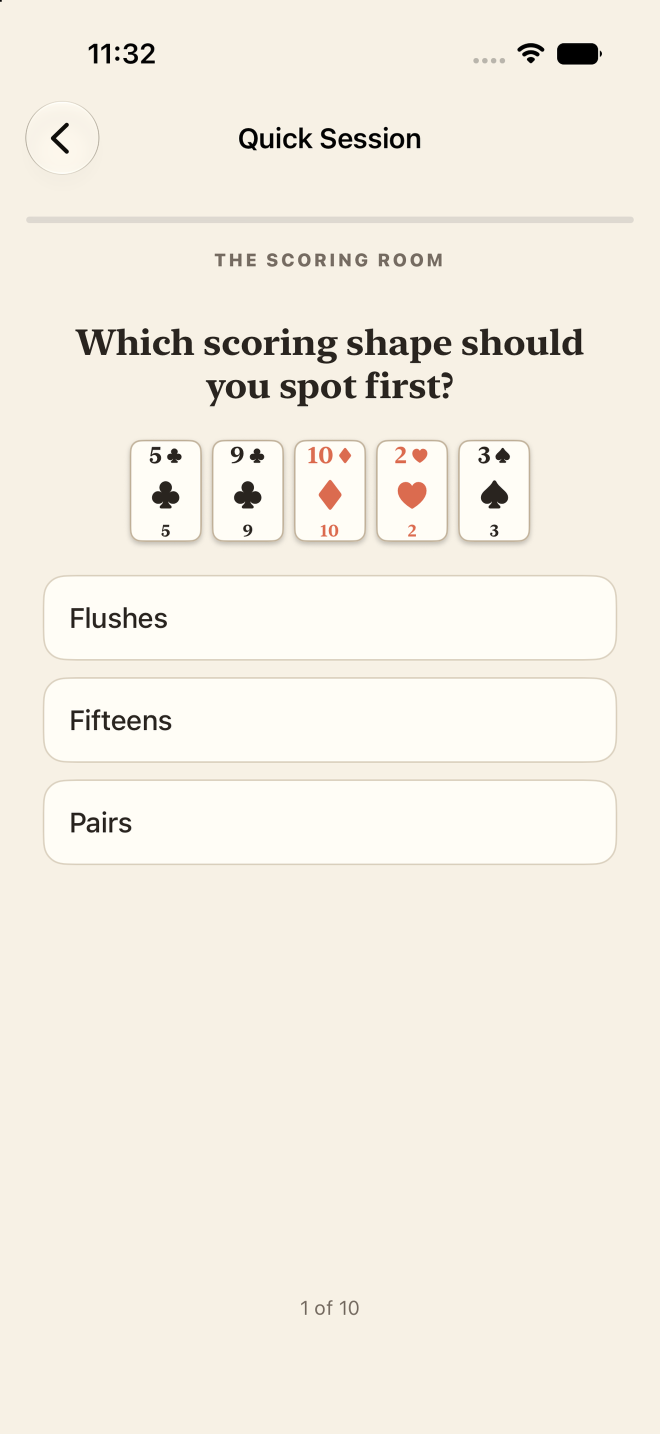
#> input picture scripts/screenshot_raw/01-quicksession.png, 1320 x 2868 px (shown at 1/2 size)
$ python appstore_screenshot_compositor.py
#> lines starting #> are read from the running program, lines starting #| are printed output that depends on the picture; after the words box and inside, x2 and y2 are one past the last pixel; in counts of white or black regions, pixels touching at a corner belong together
#!/usr/bin/env python3
"""Composite raw simulator captures into on-brand App Store screenshots.

Reads the raw 1320x2868 6.9" captures in scripts/screenshot_raw/, draws a
warm cream + jade frame matching CribbageTrainer/Utilities/Theme.swift (serif
display headline, room-accent eyebrow + rule, faint club watermark), and
writes finals to fastlane/screenshots/en-US/ at exactly 1320x2868 using
fastlane naming (01_....png ... 06_....png).

Usage: python3 scripts/appstore_screenshot_compositor.py
"""

from __future__ import annotations

import math
from dataclasses import dataclass
from pathlib import Path

from PIL import Image, ImageDraw, ImageFilter, ImageFont

ROOT = Path(__file__).resolve().parent.parent
RAW_DIR = ROOT / "scripts" / "screenshot_raw"
OUT_DIR = ROOT / "fastlane" / "screenshots" / "en-US"

CANVAS_W, CANVAS_H = 1320, 2868

# MARK: - Theme (mirrors CribbageTrainer/Utilities/Theme.swift light-mode values)

CREAM = (247, 241, 230)
CREAM_DEEP = (240, 231, 214)  # bottom-of-gradient tone, same hue family
CARD = (255, 252, 246)
RULE = (219, 209, 191)
INK = (41, 36, 31)
INK_SECONDARY = (112, 102, 92)

JADE = (23, 107, 92)
CORAL = (219, 107, 79)
GOLD = (194, 145, 46)
PLUM = (122, 71, 133)

NEWYORK = "/System/Library/Fonts/NewYork.ttf"
SFNS = "/System/Library/Fonts/SFNS.ttf"
CJK = "/System/Library/Fonts/SFNS.ttf"

WATERMARK_GLYPH = "♣"  # same glyph CribbageCardFace uses


def serif(size: int, weight: str = "Bold") -> ImageFont.FreeTypeFont:
    f = ImageFont.truetype(NEWYORK, size)
    try:
        f.set_variation_by_name(weight)
    except Exception:
        pass
    return f


def sans(size: int, weight: str = "Semibold") -> ImageFont.FreeTypeFont:
    f = ImageFont.truetype(SFNS, size)
    try:
        f.set_variation_by_name(weight)
    except Exception:
        pass
    return f


def cjk_font(size: int) -> ImageFont.FreeTypeFont:
    return ImageFont.truetype(CJK, size)


@dataclass
class Shot:
    raw: str
    out: str
    eyebrow: str
    headline: str
    accent: tuple


SHOTS = [
    Shot(
        raw="01-quicksession.png",
        out="01_quick_session.png",
        eyebrow="GET STARTED",
        headline="Practice between games",
        accent=JADE,
    ),
    Shot(
        raw="02-handmatch.png",
        out="02_hand_match.png",
        eyebrow="THE SCORING ROOM",
        headline="Read the hand, name the scoring shape",
        accent=CORAL,
    ),
    Shot(
        raw="03-keepdiscard.png",
        out="03_keep_discard.png",
        eyebrow="THE DISCARD ROOM",
        headline="Make the call, learn the why",
        accent=GOLD,
    ),
    Shot(
        raw="04-pegging.png",
        out="04_pegging_room.png",
        eyebrow="THE PEGGING ROOM",
        headline="Find the right play on the count",
        accent=PLUM,
    ),
    Shot(
        raw="05-home.png",
        out="05_home.png",
        eyebrow="CRIBBAGE",
        headline="Five minutes a day. It sticks.",
        accent=JADE,
    ),
    Shot(
        raw="06-cardroom.png",
        out="06_card_room.png",
        eyebrow="THE CARD ROOM",
        headline="Meet every card",
        accent=JADE,
    ),
]

# MARK: - Layout

TOP_MARGIN = 118
EYEBROW_SIZE = 32
HEADLINE_SIZE = 96
HEADLINE_LINE_HEIGHT = 112
HEADLINE_MAX_WIDTH = CANVAS_W - 2 * 130
HEADLINE_MAX_LINES = 2  # every headline in SHOTS wraps to <= 2 lines at this size

# The headline block always reserves space for HEADLINE_MAX_LINES so the rule
# and screenshot land in the same place regardless of a given headline's
# actual line count (1-line headlines are vertically centered in the slot).
_HEADLINE_TOP = TOP_MARGIN + 74
_HEADLINE_BLOCK_BOTTOM = _HEADLINE_TOP + HEADLINE_MAX_LINES * HEADLINE_LINE_HEIGHT
_RULE_Y = _HEADLINE_BLOCK_BOTTOM + 22

BOTTOM_MARGIN = 64
SCREENSHOT_TOP = _RULE_Y + 6 + 46
SCREENSHOT_CORNER = 72
SCREENSHOT_BORDER = 3
SCREENSHOT_H = CANVAS_H - BOTTOM_MARGIN - SCREENSHOT_TOP
SCREENSHOT_W = round(SCREENSHOT_H * (1320 / 2868))
SIDE_MARGIN = (CANVAS_W - SCREENSHOT_W) // 2


def rounded_mask(size: tuple, radius: int) -> Image.Image:
    mask = Image.new("L", size, 0)
    d = ImageDraw.Draw(mask)
    d.rounded_rectangle([(0, 0), (size[0] - 1, size[1] - 1)], radius=radius, fill=255)
    return mask


def wrap_headline(text: str, font: ImageFont.FreeTypeFont, max_width: int, draw: ImageDraw.ImageDraw) -> list:
    words = text.split()
    lines, current = [], []
    for word in words:
        trial = " ".join(current + [word])
        if draw.textlength(trial, font=font) <= max_width or not current:
            current.append(word)
        else:
            lines.append(" ".join(current))
            current = [word]
    if current:
        lines.append(" ".join(current))
    return lines


def draw_background(img: Image.Image, accent: tuple) -> None:
    """Warm cream vertical gradient + a faint room-accent glow behind the
    headline zone, plus the cribbage-card watermark glyph bottom-right."""
#> called with accent = (23, 107, 92)
    draw = ImageDraw.Draw(img, "RGBA")
    for y in range(CANVAS_H):
        t = y / CANVAS_H
        r = round(CREAM[0] + (CREAM_DEEP[0] - CREAM[0]) * t)
        g = round(CREAM[1] + (CREAM_DEEP[1] - CREAM[1]) * t)
        b = round(CREAM[2] + (CREAM_DEEP[2] - CREAM[2]) * t)
        draw.line([(0, y), (CANVAS_W, y)], fill=(r, g, b))

    # Soft accent glow centered on the headline zone.
    glow_r = 900
    glow = Image.new("RGBA", (glow_r * 2, glow_r * 2), (0, 0, 0, 0))
#> glow: PIL image 1800x1800 RGBA; every value is 0
    gdraw = ImageDraw.Draw(glow)
    gdraw.ellipse([(0, 0), (glow_r * 2, glow_r * 2)], fill=(*accent, 22))
    glow = glow.filter(ImageFilter.GaussianBlur(180))
    img.paste(glow, (CANVAS_W // 2 - glow_r, TOP_MARGIN - glow_r + 140), glow)

    # Watermark glyph, bottom-right, very faint.
    watermark_size = 620
    wm_font = cjk_font(watermark_size)
    wm_layer = Image.new("RGBA", (watermark_size + 80, watermark_size + 80), (0, 0, 0, 0))
#> wm_layer: PIL image 700x700 RGBA; every value is 0
    wdraw = ImageDraw.Draw(wm_layer)
    wdraw.text((0, -40), WATERMARK_GLYPH, font=wm_font, fill=(*accent, 14))
    wm_layer = wm_layer.rotate(-8, expand=True, resample=Image.BICUBIC)
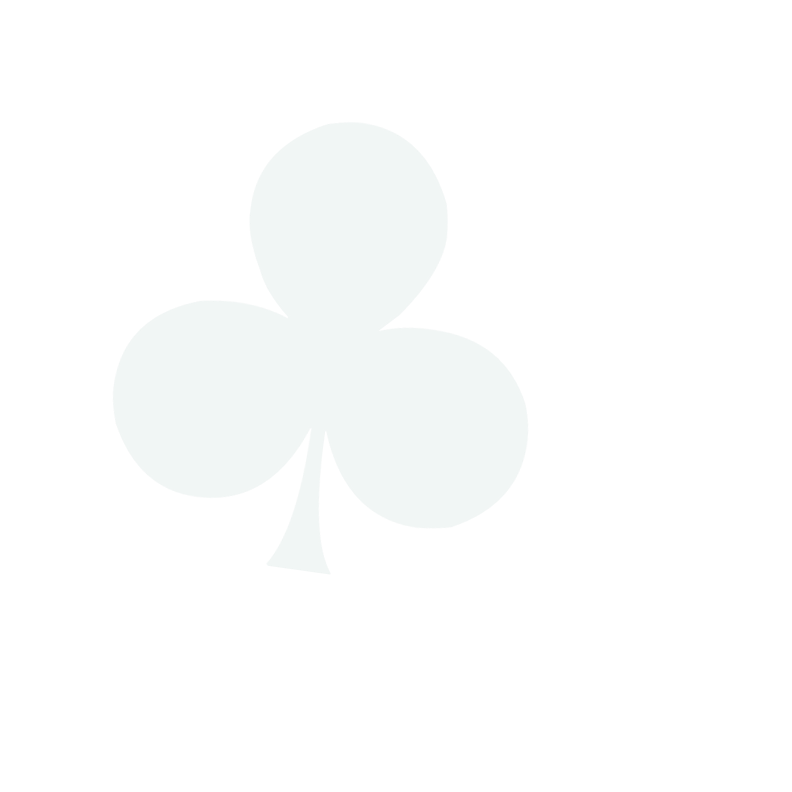
#> wm_layer: PIL image 792x792 RGBA; mean R, G, B, A 2.9, 18.1, 15.1, 2.3; transparent parts drawn white
    img.paste(wm_layer, (CANVAS_W - wm_layer.width + 90, CANVAS_H - wm_layer.height + 60), wm_layer)


def render(shot: Shot) -> Path:
    canvas = Image.new("RGB", (CANVAS_W, CANVAS_H), CREAM)
    draw_background(canvas, shot.accent)
    draw = ImageDraw.Draw(canvas, "RGBA")

    # Eyebrow (small-caps room label, tracked, accent color) with frame dots
    eyebrow_font = sans(EYEBROW_SIZE, "Heavy")
    tracked = f"  {shot.eyebrow}  "
    # Manual letter-spacing since Pillow has no native tracking.
    spaced = (" ").join(list(shot.eyebrow))
    eb_w = draw.textlength(spaced, font=eyebrow_font)
#> eb_w = 287
    eb_x = (CANVAS_W - eb_w) / 2
#> eb_x = 516.5
    eb_y = TOP_MARGIN
    dot_gap = 22
    dot_r = 4
    draw.ellipse(
        [(eb_x - dot_gap - dot_r, eb_y + EYEBROW_SIZE * 0.55 - dot_r),
         (eb_x - dot_gap + dot_r, eb_y + EYEBROW_SIZE * 0.55 + dot_r)],
        fill=(*shot.accent, 200),
    )
    draw.ellipse(
        [(eb_x + eb_w + dot_gap - dot_r, eb_y + EYEBROW_SIZE * 0.55 - dot_r),
         (eb_x + eb_w + dot_gap + dot_r, eb_y + EYEBROW_SIZE * 0.55 + dot_r)],
        fill=(*shot.accent, 200),
    )
    draw.text((eb_x, eb_y), spaced, font=eyebrow_font, fill=(*shot.accent, 235))

    # Headline: serif display, up to HEADLINE_MAX_LINES lines, centered, and
    # vertically centered within the fixed-height headline slot so the rule
    # and screenshot below always land in the same place.
    headline_font = serif(HEADLINE_SIZE, "Bold")
    lines = wrap_headline(shot.headline, headline_font, HEADLINE_MAX_WIDTH, draw)
#> lines = ['Practice between', 'games']
    slot_lines = HEADLINE_MAX_LINES
    y_offset = (slot_lines - len(lines)) * HEADLINE_LINE_HEIGHT / 2
#> y_offset = 0
    headline_top = _HEADLINE_TOP + y_offset
#> headline_top = 192
    for i, line in enumerate(lines):
        w = draw.textlength(line, font=headline_font)
        x = (CANVAS_W - w) / 2
        y = headline_top + i * HEADLINE_LINE_HEIGHT
        draw.text((x, y), line, font=headline_font, fill=INK)
#> this loop made 2 passes
#> (line, w, x, y) on passes 1 to 2: ('Practice between', 829.1, 245.5, 192), ('games', 322.4, 498.8, 304)

    # Accent rule under the headline (fixed position, independent of line count).
    rule_y = _RULE_Y
    rule_w = 108
    draw.rounded_rectangle(
        [(CANVAS_W / 2 - rule_w / 2, rule_y), (CANVAS_W / 2 + rule_w / 2, rule_y + 6)],
        radius=3,
        fill=shot.accent,
    )

    # Screenshot: rounded corners, soft shadow, hairline + accent edge.
    raw_path = RAW_DIR / shot.raw
    raw_img = Image.open(raw_path).convert("RGB")
#> raw_img is the input picture: PIL image 1320x2868 RGB; mean R, G, B 244.3, 238.8, 227.8
    if raw_img.size != (1320, 2868):
        raise ValueError(f"{raw_path} is {raw_img.size}, expected 1320x2868")
    scaled = raw_img.resize((SCREENSHOT_W, SCREENSHOT_H), Image.LANCZOS)

    shadow_pad = 60
    shadow = Image.new("RGBA", (SCREENSHOT_W + shadow_pad * 2, SCREENSHOT_H + shadow_pad * 2), (0, 0, 0, 0))
#> shadow: PIL image 1185x2434 RGBA; every value is 0
    sdraw = ImageDraw.Draw(shadow)
    sdraw.rounded_rectangle(
        [(shadow_pad, shadow_pad + 14), (shadow_pad + SCREENSHOT_W, shadow_pad + 14 + SCREENSHOT_H)],
        radius=SCREENSHOT_CORNER,
        fill=(20, 16, 12, 70),
    )
    shadow = shadow.filter(ImageFilter.GaussianBlur(34))
    canvas.paste(shadow, (SIDE_MARGIN - shadow_pad, SCREENSHOT_TOP - shadow_pad), shadow)
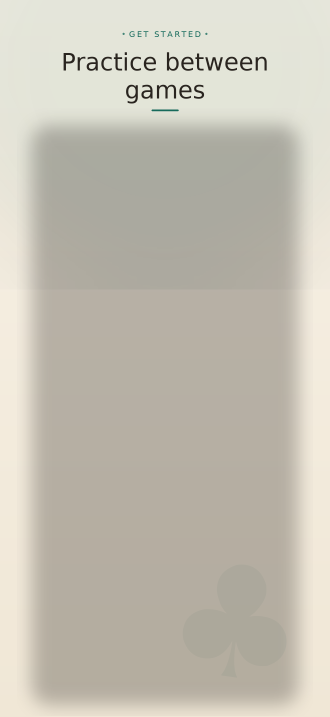
#> canvas: PIL image 1320x2868 RGB (shown at 1/4 size); mean R, G, B 196.1, 191.6, 179.4

    mask = rounded_mask((SCREENSHOT_W, SCREENSHOT_H), SCREENSHOT_CORNER)
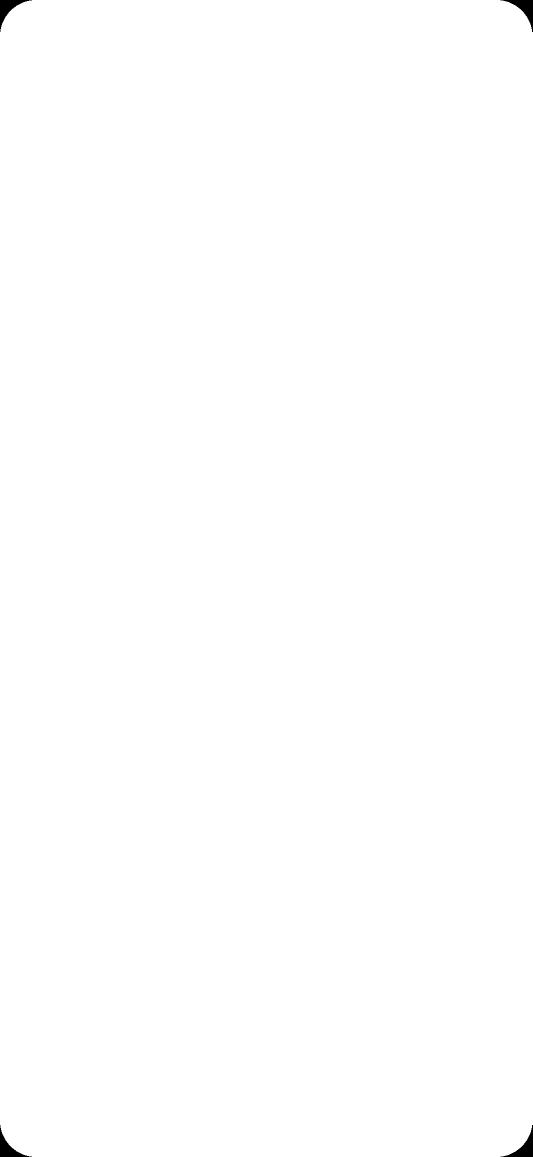
#> mask: PIL image 1065x2314 L (shown at 1/2 size); 99.8% white; 4 black regions, box (x1, y1, x2, y2) and area: (0, 0, 64, 64) 1133, (1001, 0, 1065, 64) 1133, (0, 2250, 64, 2314) 1133, (1001, 2250, 1065, 2314) 1133
    canvas.paste(scaled, (SIDE_MARGIN, SCREENSHOT_TOP), mask)

    draw2 = ImageDraw.Draw(canvas, "RGBA")
    draw2.rounded_rectangle(
        [(SIDE_MARGIN, SCREENSHOT_TOP), (SIDE_MARGIN + SCREENSHOT_W, SCREENSHOT_TOP + SCREENSHOT_H)],
        radius=SCREENSHOT_CORNER,
        outline=(*shot.accent, 130),
        width=SCREENSHOT_BORDER,
    )
    draw2.rounded_rectangle(
        [(SIDE_MARGIN - 8, SCREENSHOT_TOP - 8),
         (SIDE_MARGIN + SCREENSHOT_W + 8, SCREENSHOT_TOP + SCREENSHOT_H + 8)],
        radius=SCREENSHOT_CORNER + 8,
        outline=(*RULE, 160),
        width=1,
    )

    out_path = OUT_DIR / shot.out
    canvas.save(out_path, "PNG")
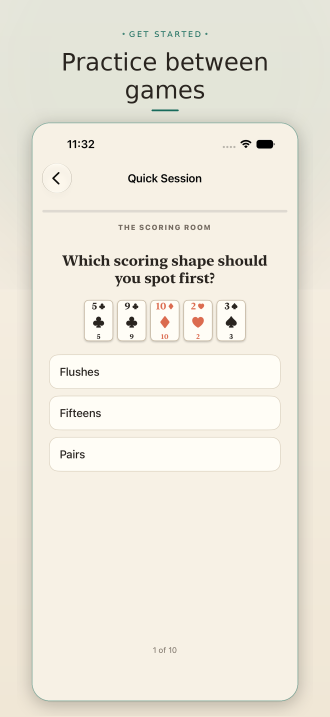
#> saved as 01_quick_session.png: PIL image 1320x2868 RGB (shown at 1/4 size); mean R, G, B 237.2, 232.8, 221.1
    assert canvas.size == (CANVAS_W, CANVAS_H)
    return out_path


def main() -> None:
    OUT_DIR.mkdir(parents=True, exist_ok=True)
    for shot in SHOTS:
        path = render(shot)
        print(f"wrote {path} ({Image.open(path).size})")
#> pass 2 of the loop in main, `for shot in SHOTS:`:
#> in draw_background (call 2), `glow = glow.filter(ImageFilter.GaussianBlur(180))`:
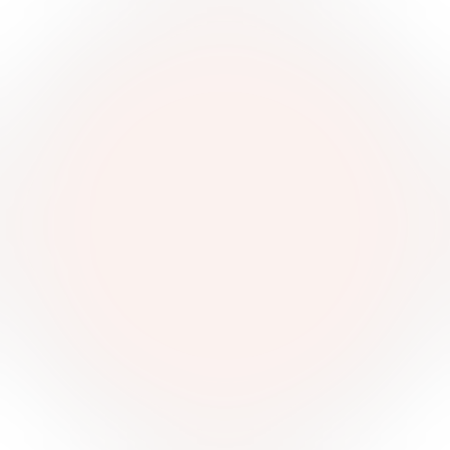
#> glow: PIL image 1800x1800 RGBA (shown at 1/4 size); mean R, G, B, A 162.2, 79.3, 58.5, 16.3; transparent parts drawn white
#> eb_w = 428.5
#> eb_x = 445.8
#> lines = ['Read the hand, name', 'the scoring shape']
#> the loop in render (call 2), `for i, line in enumerate(lines):` made 2 passes
#> (line, w, x, y) on passes 1 to 2: ('Read the hand, name', 1034.5, 142.7, 192), ('the scoring shape', 857.7, 231.1, 304)
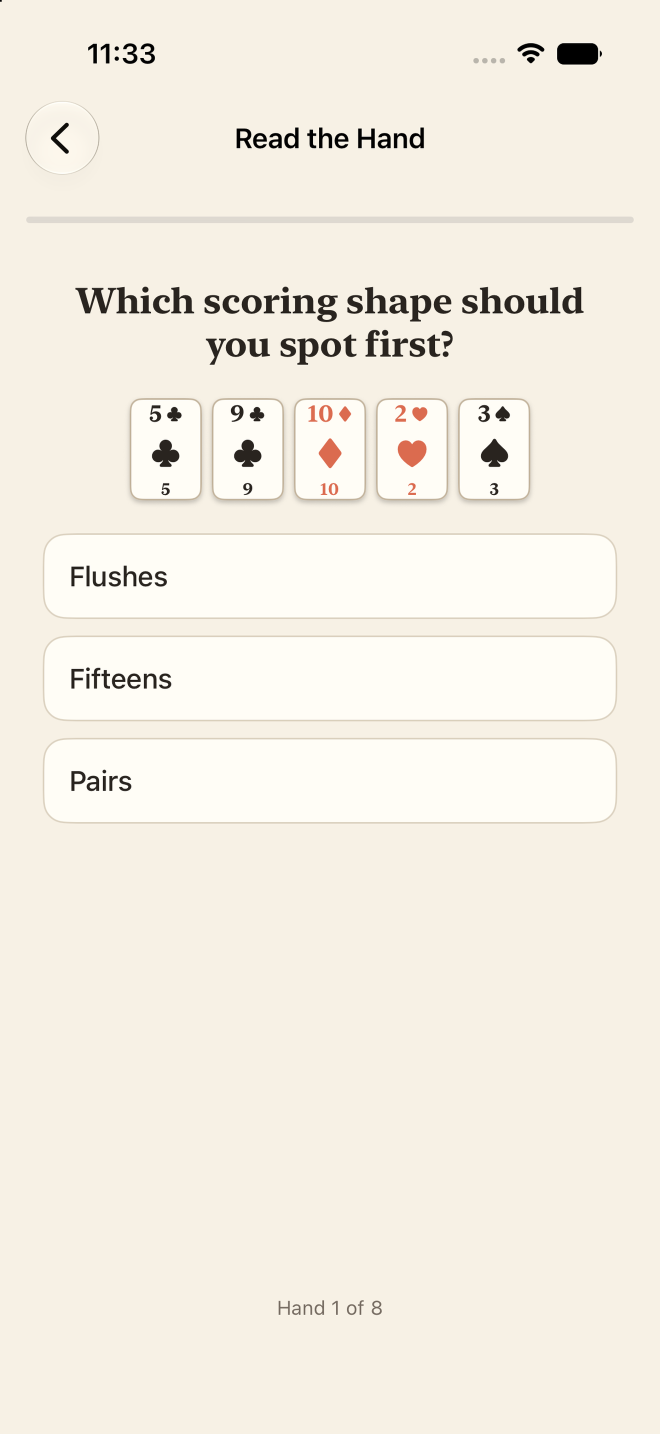
#> input picture scripts/screenshot_raw/02-handmatch.png, 1320 x 2868 px (shown at 1/2 size)
#> in render, raw_img is the input picture: PIL image 1320x2868 RGB; mean R, G, B 244.4, 238.9, 227.9
#> in render (call 2), `canvas.save(out_path, "PNG")`:
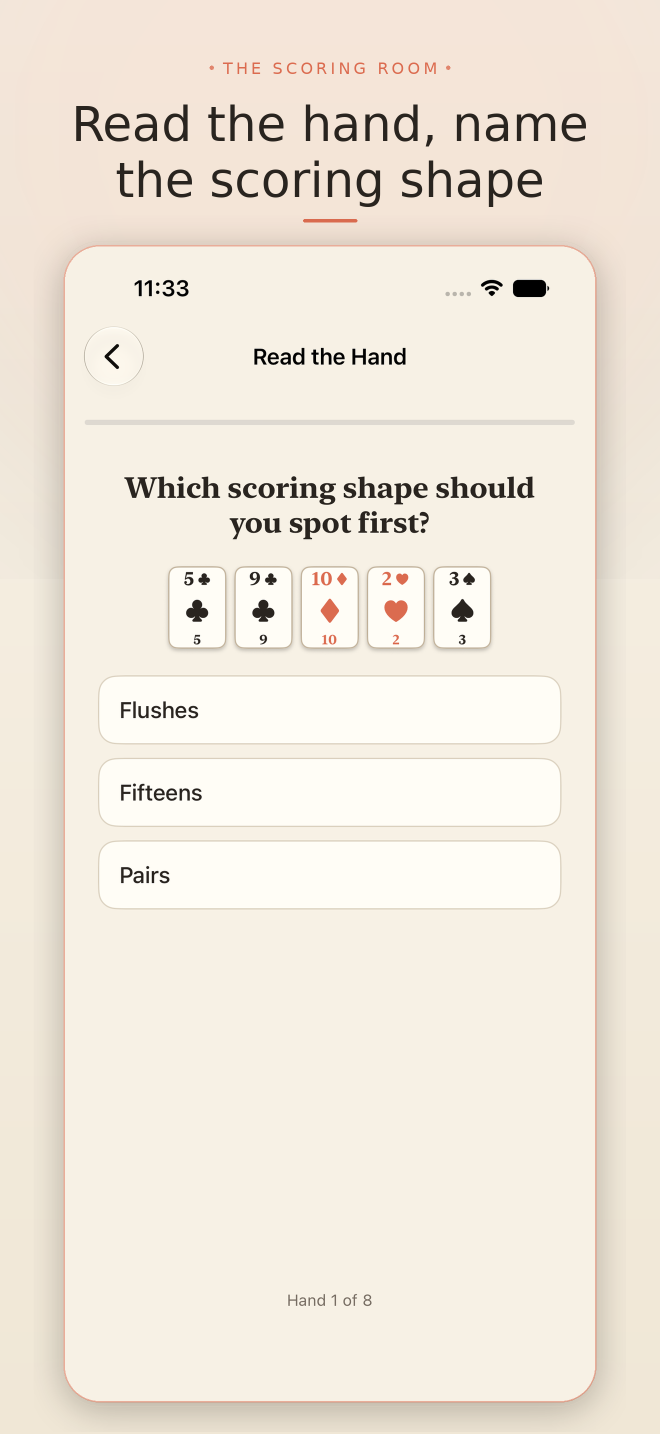
#> saved as 02_hand_match.png: PIL image 1320x2868 RGB (shown at 1/2 size); mean R, G, B 240.2, 232.2, 220.3


if __name__ == "__main__":
#> (the run stopped early here; a loop or call above may not have finished)
